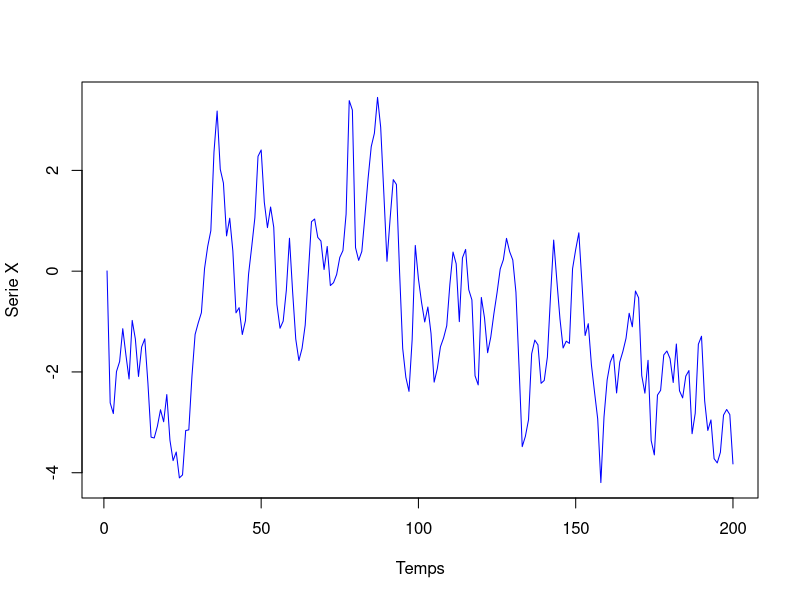
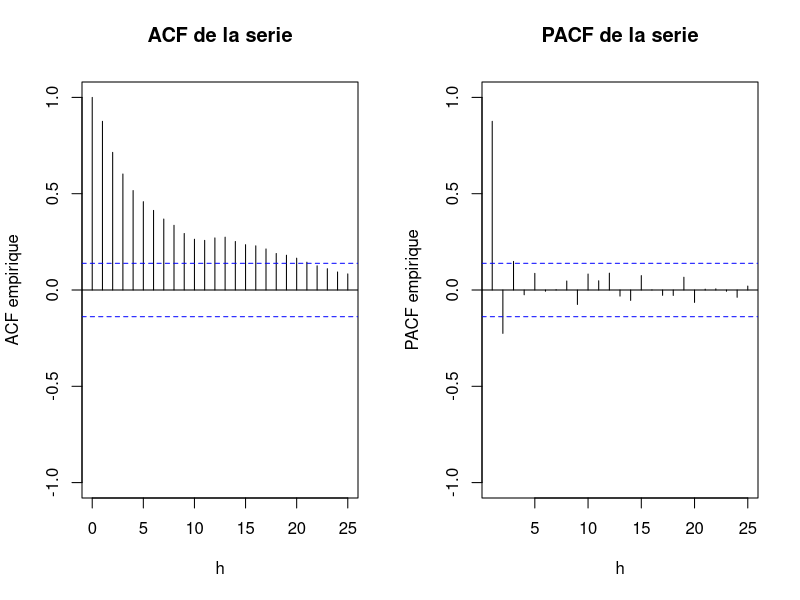
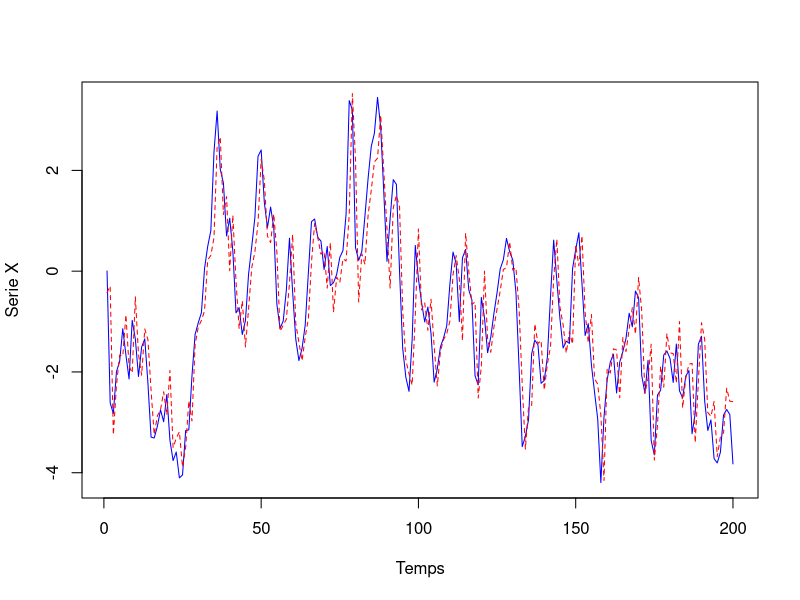
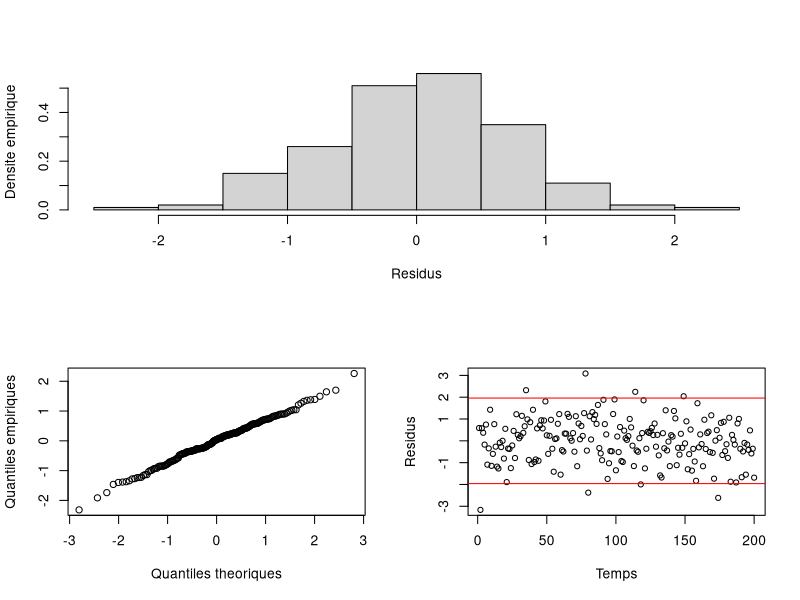
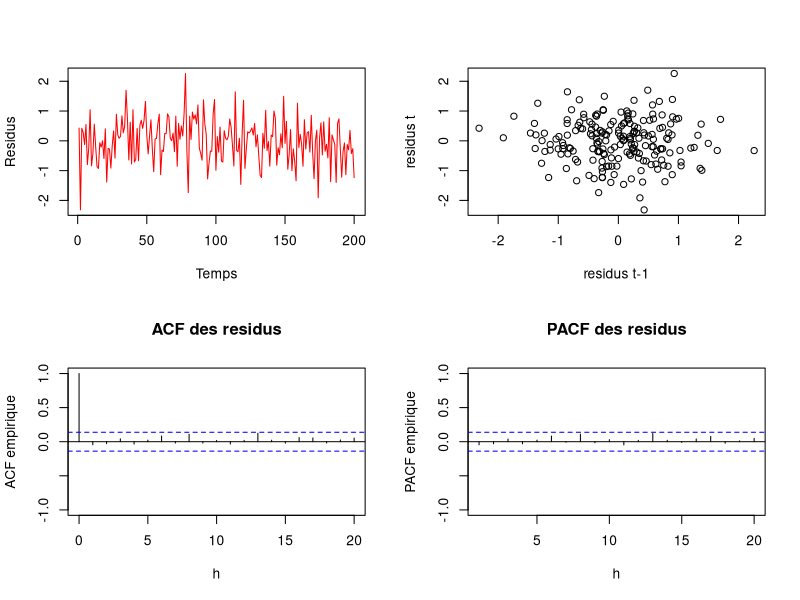

R code for these plots, in order:

# simulation d'un ARMA de taille n, centre en m, de parametres Phi et Theta, a bruit gaussien de variance s2
simulerARMA = function(n, m, Phi, Theta, s2){
  
  # attention : rnorm prend l'ecart-type en parametre et non la variance
  E = rnorm(n, 0, sqrt(s2))
  X = rep(0, n)
  
  # recuperation des rangs p et q
  p = length(Phi)
  q = length(Theta)
  
  # les max(p,q) premieres valeurs doivent etre initialisees
  # on peut les laisser nulles, on peut les mettre egales au bruit, ... choix de l'utilisateur
  X[1:max(p,q)] = E[1:max(p,q)]
  
  for (i in (max(p,q)+1):n){
    # on recupere les valeurs precedentes pour l'autoregression (si p>=1)
    if (p >= 1){
      valPrecX = t(Phi)%*%(X[(i-1):(i-p)]-m)
    } else{
      valPrecX = 0
    }
    
    # on recupere les valeurs precedentes pour la moyenne mobile (si q>=1)
    if (q >= 1){
      valPrecE = t(Theta)%*%E[(i-1):(i-q)]
    } else{
      valPrecE = 0
    }
  
    # recurrence ARMA
    X[i] = m + valPrecX + valPrecE + E[i]
  }
  
  # graphique
  plot(X, type="l", xlab="Temps", ylab="Serie X", col="blue")
  
  return(X)
}


# simulation d'un ARMA de taille n, centre en m, de parametres Phi et Theta, a bruit gaussien de variance s2
tracerCorr = function(X, lag){
  
  # partage en deux de la fenetre graphique
  par(mfrow = c(1,2))
  acf(X, lag.max=lag, ylim=c(-1,1), main="ACF de la serie", xlab="h", ylab="ACF empirique")
  pacf(X, lag.max=lag, ylim=c(-1,1), main="PACF de la serie", xlab="h", ylab="PACF empirique")
}


# teste la significativite des parametres dans le modele ARMA, au risque alpha
significativite = function(ARMA, alpha){
  
  # recuperation des estimations
  Est = ARMA$coef
  
  # recuperation des ecarts-types estimes
  EstSd = sqrt(diag(ARMA$var.coef))
  
  # affichage des conclusions
  print(abs(Est/EstSd) > qnorm(1-alpha/2))
}


# affiche un diagnostic de normalite
outilsNormalite = function(Res){
  
  n = length(Res)
  
  # partage en trois de la fenetre graphique
  layout(matrix(c(1,1,2,3), 2, 2, byrow = TRUE))
  hist(Res, breaks=sqrt(n), xlab="Residus", ylab="Densite empirique", main="", freq=FALSE)
  qqnorm(Res, xlab="Quantiles theoriques", ylab="Quantiles empiriques", main="")
  plot(Res/sd(Res), type="p", xlab="Temps", ylab="Residus", main="")
  abline(h=c(-1.96, 1.96), col="red")
}


# affiche un diagnostic de normalite
outilsBlancheur = function(Res, lag){
  
  n = length(Res)
  
  # partage en trois de la fenetre graphique
  layout(matrix(c(1,2,3,4), 2, 2, byrow = TRUE))
  plot(Res, type="l", col="red", xlab="Temps", ylab="Residus")
  plot(Res[1:(n-1)], Res[2:n], type="p", main="", xlab="residus t-1", ylab="residus t")
  acf(Res, lag.max=lag, ylim=c(-1,1), main="ACF des residus", xlab="h", ylab="ACF empirique")
  pacf(Res, lag.max=lag, ylim=c(-1,1), main="PACF des residus", xlab="h", ylab="PACF empirique")
}

# simulation d'un ARMA
n = 200
Phi = c(0.8)
Theta = c(0.5)
m = -1
s2 = 0.5
X = simulerARMA(n, m, Phi, Theta, s2)

# ACF et PACF
tracerCorr(X, 25)

# estimation ARMA, residus et fitted values
ARMA = arima(X, order=c(1,0,1))
Res = ARMA$residuals
Fit = X-Res

# superposition serie/reconstruction
dev.off()
plot(X, type="l", xlab="Temps", ylab="Serie X", col="blue")
lines(Fit, type="l", xlab="Temps", ylab="Serie X", col="red", lty=2)

# test de significativite des coefficients
alpha = 0.05
significativite(ARMA, alpha)

# diagnostic sur les residus
outilsNormalite(Res)
outilsBlancheur(Res, 20)
Box.test(Res, lag=3, type="Ljung-Box")
shapiro.test(Res)

